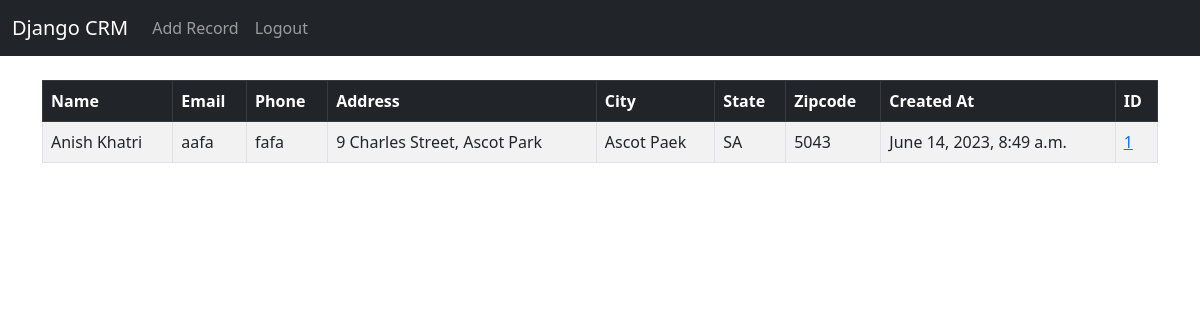
Page / (signed in) on the earlier database version.
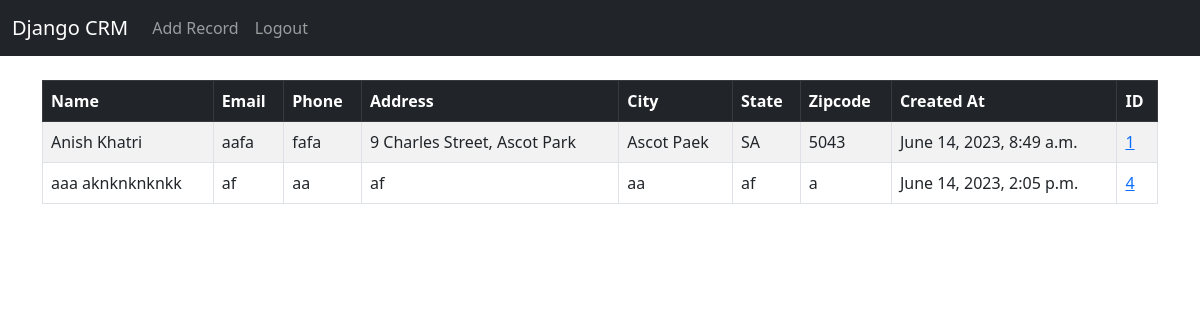
Same page on the later database version.
### Website/models.py (models this page shows, shortened)
class Record(models.Model):
    create_at = models.DateTimeField(auto_now_add = True)
    first_name = models.CharField(max_length = 50)
    last_name = models.CharField(max_length = 50)
    phone = models.CharField(max_length = 50)
    email = models.CharField(max_length = 100)
    address = models.CharField(max_length = 50)
    city = models.CharField(max_length = 50)
    state = models.CharField(max_length = 50)
    zipcode = models.CharField(max_length = 50)

### Website/views.py (the view)
# urls.py: path('', views.home, name = 'home'),
def home(request):
    records = Record.objects.all()
    if request.method == 'POST':
        username = request.POST['username']
        password = request.POST['password']
        user = authenticate(request, username = username, password = password )
        if user is not None:
            login(request, user)
            messages.success(request, "You Have Been Logged In!")
            return redirect('home')
        else:
            messages.success(request, "There was an error in Logging Details, Please try again")
            return redirect('home')
    else:
       return render(request, 'home.html', {'records':records})

### Website/templates/home.html (shortened to what this page needs)
{% extends 'base.html' %}
{% block content %}
{% if user.is_authenticated %}
<table class="table table-striped table-hover table-bordered">
  <thead class="table-dark">
    <tr>
      <th scope="col">Name</th>
      <th scope="col">Email</th>
      <th scope="col">Phone</th>
      <th scope="col">Address</th>
      <th scope="col">City</th>
      <th scope="col">State</th>
      <th scope="col">Zipcode</th>
      <th scope="col">Created At</th>
      <th scope="col">ID</th>
    </tr>
  </thead>
  <tbody>
{% if records %}
	{% for record in records %}
		<tr>
			<td>{{ record.first_name }} {{ record.last_name }}</td>
			<td>{{ record.email }}</td>
			<td>{{ record.phone }}</td>
			<td>{{ record.address }}</td>
			<td>{{ record.city }}</td>
			<td>{{ record.state }}</td>
			<td>{{ record.zipcode }}</td>
			<td>{{ record.create_at }}</td>
      <td><a href="{% url 'record' record.id %}">{{ record.id }}</a></td>
		</tr>
	{% endfor %}
{% endif %}
	  </tbody>
	</table>
{% endif %}
{% endblock %}

Differences in the rows shown:
added Record: first_name "aaa", last_name "aknknknknkk", email "af", phone "aa", address "af", city "aa", state "af", zipcode "a", create_at "June 14, 2023, 2:05 p.m.", id "4"
